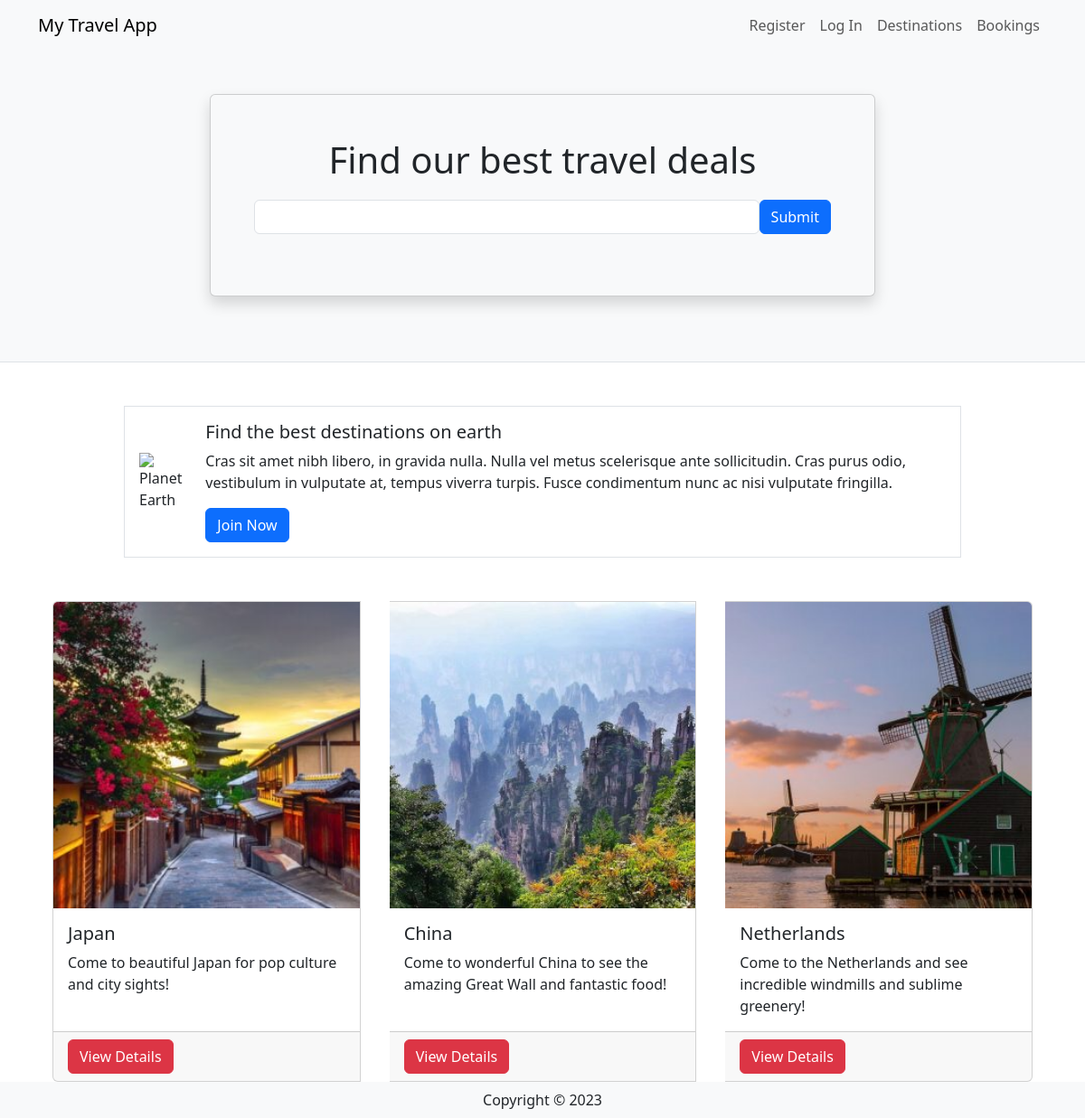
The page / on the database its author committed.
### travel/models.py (models this page shows, shortened)
class Destination(db.Model):
    __tablename__ = 'destinations'
    id = db.Column(db.Integer, primary_key=True)
    name = db.Column(db.String(80))
    description = db.Column(db.String(200))
    image = db.Column(db.String(400))
    currency = db.Column(db.String(3))
    comments = db.relationship('Comment', backref='destination')

### travel/views.py (the view)
@mainbp.route('/')
def index():
    destinations = db.session.scalars(db.select(Destination)).all()
    return render_template('index.html', destinations=destinations)

### travel/templates/index.html
{% extends 'base.html' %}
{% block header %}
<div class="container">
   <div class="row justify-content-center mt-5 pb-4">
      <div class="col-md-8">
         <div class="card shadow p-5 mb-5 bg-light">
            <h1 class="text-center mb-3">Find our best travel deals</h1>
            <form class="form-inline d-flex flex-nowrap" action="{{url_for('main.search')}}">
               <input type="text" name="search" class="form-control flex-grow-1 my-1 mr-sm-2" id="SearchForm">
               <button type="submit" class="flex-shrink-1 btn btn-primary my-1">Submit</button>
            </form>
         </div>
      </div>
   </div>
</div>
{% endblock %}
{% block content %}
<div class="container">
   <div class="row mt-5 mb-5 justify-content-center">
      <div class="col-md-10">
         <div class="media border p-3 d-flex justify-content-start">
            <img class="align-self-center me-3" style="max-width:120px"
               src="https://upload.wikimedia.org/wikipedia/commons/thumb/2/22/Earth_Western_Hemisphere_transparent_background.png/600px-Earth_Western_Hemisphere_transparent_background.png"
               alt="Planet Earth">
            <div class="align-self-center media-body">
               <h5 class="mt-0">Find the best destinations on earth</h5>
               <p class="d-none d-sm-block">Cras sit amet nibh libero, in gravida nulla. Nulla vel metus
                  scelerisque ante sollicitudin. Cras purus odio, vestibulum in vulputate at, tempus viverra
                  turpis. Fusce condimentum nunc ac nisi vulputate fringilla.</p>
               <a href="#" class="btn btn-primary">Join Now</a>
            </div>
         </div>
      </div>
   </div>
   <div class="card-group">
      {% for destination in destinations %}
      <div class="card mx-3">
         <img class="card-img-top" src="{{ destination.image }}" alt="destination picture">
         <div class="card-body">
            <h5 class="card-title">{{ destination.name }}</h5>
            <p class="card-text">{{ destination.description }}</p>
         </div>
         <div class="card-footer"><a href="{{ url_for('destination.show', id=destination.id) }}" class="btn btn-danger">
               View Details </a></div>
      </div>
      {% endfor %}
   </div>
</div>
{% endblock %}

### travel/templates/base.html (shortened to what this page needs)
<html>
<head>
    <link href="https://cdn.jsdelivr.net/npm/bootstrap@5.3.2/dist/css/bootstrap.min.css" rel="stylesheet"
>
</head>
<body>
    <header class="bg-light border-bottom">
        <nav class="navbar navbar-expand-lg navbar-light bg-light">
            <div class="container">
                <a href="/" class="navbar-brand">My Travel App</a>
                <div class="collapse navbar-collapse justify-content-end" id="navbarSupportedContent">
                    <div class="navbar-nav ml-auto">
                        {% if current_user.is_authenticated %}
                        <a class="nav-item nav-link disabled text-muted" href="#">Welcome {{current_user.name}}</a>
                        <a class="nav-item nav-link" href="{{ url_for('auth.logout') }}">Log Out</a>
                        {% else %}
                        <a class="nav-item nav-link" href="{{ url_for('auth.register') }}">Register</a>
                        <a class="nav-item nav-link" href="{{ url_for('auth.login') }}">Log In</a>
                        {% endif %}
                        <a class="nav-item nav-link" href="{{ url_for('destination.create') }}">Destinations</a>
                        <a class="nav-item nav-link" href="#">Bookings</a>
                    </div>
                </div>
            </div>
        </nav>
        {% block header %}
        {% endblock %}
    </header>
    {% block content %}
    {% endblock %}
    <footer class="footer">
        <div class="text-center py-2 bg-light">
            <span class="text-dark">Copyright &copy; {{ year }}</span>
        </div>
    </footer>
</body>
</html>

### rows shown on the page
Destination: image (picture), name "Japan", description "Come to beautiful Japan for pop culture and city sights!"
Destination: image (picture), name "China", description "Come to wonderful China to see the amazing Great Wall and fantastic food!"
Destination: image (picture), name "Netherlands", description "Come to the Netherlands and see incredible windmills and sublime greenery!"
